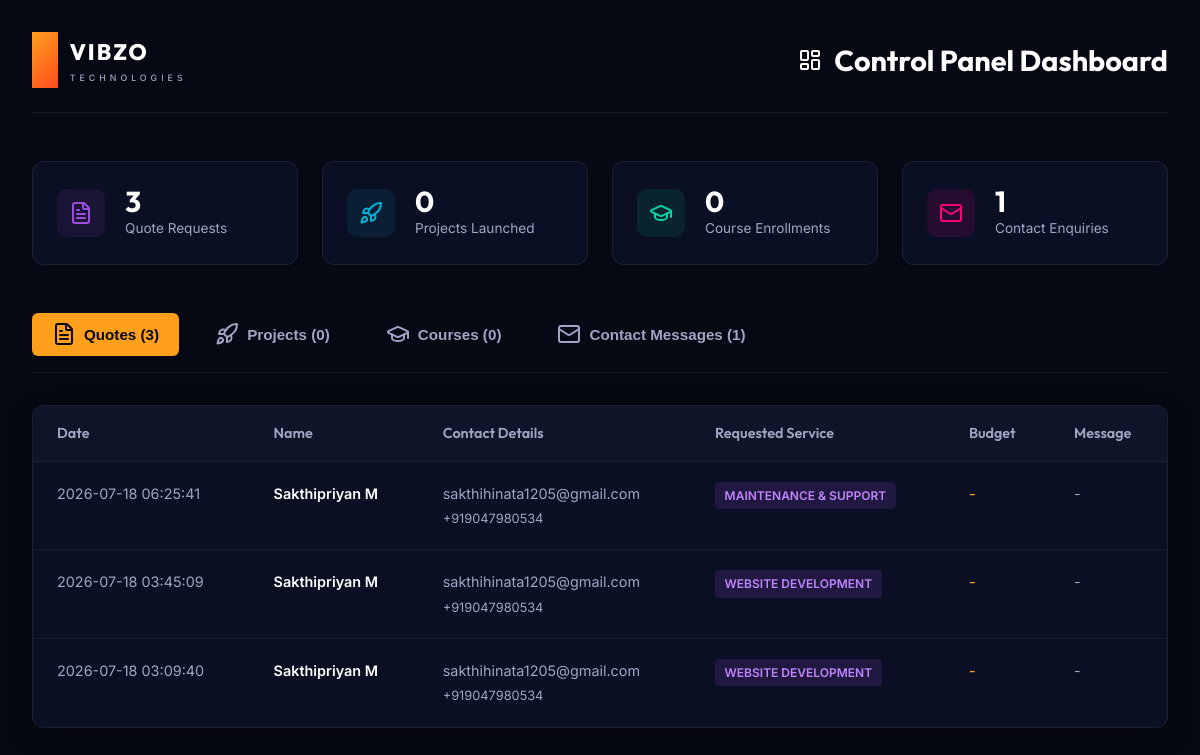
The page /admin on the database its author committed.
### tables this page shows
CREATE TABLE quotes (
        id INTEGER PRIMARY KEY AUTOINCREMENT,
        name TEXT NOT NULL,
        email TEXT NOT NULL,
        phone TEXT,
        service TEXT,
        message TEXT,
        budget TEXT,
        created_at TIMESTAMP DEFAULT CURRENT_TIMESTAMP
    );

### app.py (the view)
@app.route('/admin')
def admin():
    conn = get_db_connection()
    cursor = conn.cursor()
    quotes = cursor.execute('SELECT * FROM quotes ORDER BY created_at DESC').fetchall()
    contacts = cursor.execute('SELECT * FROM contacts ORDER BY created_at DESC').fetchall()
    projects = cursor.execute('SELECT * FROM projects ORDER BY created_at DESC').fetchall()
    courses = cursor.execute('SELECT * FROM course_registrations ORDER BY created_at DESC').fetchall()
    conn.close()
    return render_template('admin.html', quotes=quotes, contacts=contacts, projects=projects, courses=courses)

### app.py (called while the page is built)
def get_db_connection():
    conn = sqlite3.connect(DB_PATH)
    conn.row_factory = sqlite3.Row
    return conn

### templates/admin.html (shortened to what this page needs)
<!DOCTYPE html>
<html lang="en">
<head>
</head>
<body>
    <header class="header">
        <a href="/" class="logo">
            <span class="logo-v">V</span>
            <div>
                <span class="logo-title">VIBZO</span>
                <span class="logo-subtitle">TECHNOLOGIES</span>
            </div>
        </a>
        <div class="dashboard-title">
            <i data-lucide="layout-dashboard"></i>
            <span>Control Panel Dashboard</span>
        </div>
    </header>
    <section class="stats-summary">
        <div class="summary-card">
            <div class="summary-icon quotes">
                <i data-lucide="file-text"></i>
            </div>
            <div class="summary-data">
                <h3>{{ quotes|length }}</h3>
                <p>Quote Requests</p>
            </div>
        </div>
        <div class="summary-card">
            <div class="summary-icon projects">
                <i data-lucide="rocket"></i>
            </div>
            <div class="summary-data">
                <h3>{{ projects|length }}</h3>
                <p>Projects Launched</p>
            </div>
        </div>
        <div class="summary-card">
            <div class="summary-icon courses">
                <i data-lucide="graduation-cap"></i>
            </div>
            <div class="summary-data">
                <h3>{{ courses|length }}</h3>
                <p>Course Enrollments</p>
            </div>
        </div>
        <div class="summary-card">
            <div class="summary-icon contacts">
                <i data-lucide="mail"></i>
            </div>
            <div class="summary-data">
                <h3>{{ contacts|length }}</h3>
                <p>Contact Enquiries</p>
            </div>
        </div>
    </section>
    <div class="tabs">
        <button class="tab-btn active" onclick="switchTab(event, 'tabQuotes')">
            <i data-lucide="file-text"></i> Quotes ({{ quotes|length }})
        </button>
        <button class="tab-btn" onclick="switchTab(event, 'tabProjects')">
            <i data-lucide="rocket"></i> Projects ({{ projects|length }})
        </button>
        <button class="tab-btn" onclick="switchTab(event, 'tabCourses')">
            <i data-lucide="graduation-cap"></i> Courses ({{ courses|length }})
        </button>
        <button class="tab-btn" onclick="switchTab(event, 'tabContacts')">
            <i data-lucide="mail"></i> Contact Messages ({{ contacts|length }})
        </button>
    </div>
    <div id="tabQuotes" class="tab-content active">
        <div class="table-container">
            {% if quotes %}
            <table>
                <thead>
                    <tr>
                        <th>Date</th>
                        <th>Name</th>
                        <th>Contact Details</th>
                        <th>Requested Service</th>
                        <th>Budget</th>
                        <th>Message</th>
                    </tr>
                </thead>
                <tbody>
                    {% for q in quotes %}
                    <tr>
                        <td>{{ q.created_at }}</td>
                        <td style="font-weight: 600; color: #fff;">{{ q.name }}</td>
                        <td>
                            <div>{{ q.email }}</div>
                            <div style="font-size: 0.8rem; margin-top: 4px;">{{ q.phone or '-' }}</div>
                        </td>
                        <td><span class="tag tag-service">{{ q.service }}</span></td>
                        <td style="color: var(--color-orange); font-weight: 500;">{{ q.budget or '-' }}</td>
                        <td style="max-width: 350px;">{{ q.message or '-' }}</td>
                    </tr>
                    {% endfor %}
                </tbody>
            </table>
            {% else %}
            <div class="empty-state">
                <i data-lucide="folder-open"></i>
                <p>No quote requests received yet.</p>
            </div>
            {% endif %}
        </div>
    </div>
</body>
</html>

### templates/admin.html (style rules this page uses)
:root { --bg-primary: #060813; --bg-secondary: #0b0f24; --bg-card: rgba(11, 15, 36, 0.7); --border-color: rgba(255, 255, 255, 0.07); --text-primary: #ffffff; --text-secondary: #a0a5c4; --text-muted: #6b7294; --color-orange: #ff9f1c; --color-blue: #00b4d8; --color-purple: #9d4edd; --color-pink: #ff007f; --color-green: #06d6a0; --font-primary: 'Inter', sans-serif; --font-display: 'Outfit', sans-serif; }
* { box-sizing: border-box; margin: 0; padding: 0; }
body { background-color: var(--bg-primary); color: var(--text-primary); font-family: var(--font-primary); line-height: 1.6; padding: 2rem; }
.header { display: flex; justify-content: space-between; align-items: center; margin-bottom: 3rem; border-bottom: 1px solid var(--border-color); padding-bottom: 1.5rem; }
.logo { display: flex; align-items: center; gap: 0.75rem; text-decoration: none; color: inherit; }
.logo-v { font-family: var(--font-display); font-size: 2.2rem; font-weight: 900; background: linear-gradient(135deg, var(--color-orange) 0%, #ff4b1f 100%); -webkit-text-fill-color: transparent; }
.logo-title { font-family: var(--font-display); font-size: 1.4rem; font-weight: 800; letter-spacing: 2px; }
.logo-subtitle { font-size: 0.55rem; letter-spacing: 4px; color: var(--text-secondary); font-weight: 500; display: block; }
.dashboard-title { font-family: var(--font-display); font-size: 1.8rem; font-weight: 700; display: flex; align-items: center; gap: 0.75rem; }
.stats-summary { display: grid; grid-template-columns: repeat(4, 1fr); gap: 1.5rem; margin-bottom: 3rem; }
.summary-card { background: var(--bg-secondary); border: 1px solid var(--border-color); border-radius: 12px; padding: 1.5rem; display: flex; align-items: center; gap: 1.25rem; }
.summary-icon { width: 48px; height: 48px; border-radius: 10px; display: flex; align-items: center; justify-content: center; }
.summary-icon.quotes { background: rgba(157, 78, 221, 0.1); color: var(--color-purple); }
.summary-icon.projects { background: rgba(0, 180, 216, 0.1); color: var(--color-blue); }
.summary-icon.courses { background: rgba(6, 214, 160, 0.1); color: var(--color-green); }
.summary-icon.contacts { background: rgba(255, 0, 127, 0.1); color: var(--color-pink); }
.summary-data h3 { font-size: 1.8rem; font-family: var(--font-display); line-height: 1.1; }
.summary-data p { font-size: 0.85rem; color: var(--text-secondary); }
.tabs { display: flex; gap: 1rem; margin-bottom: 2rem; border-bottom: 1px solid var(--border-color); padding-bottom: 1rem; }
.tab-btn { background: transparent; color: var(--text-secondary); border: none; padding: 0.6rem 1.25rem; font-size: 0.95rem; font-weight: 600; border-radius: 6px; cursor: pointer; display: flex; align-items: center; gap: 0.5rem; transition: all 0.2s; }
.tab-btn.active { color: #060813; background: var(--color-orange); }
.tab-content { display: none; }
.tab-content.active { display: block; }
.table-container { background: var(--bg-secondary); border: 1px solid var(--border-color); border-radius: 12px; overflow-x: auto; box-shadow: 0 10px 30px rgba(0,0,0,0.2); }
table { width: 100%; border-collapse: collapse; text-align: left; font-size: 0.9rem; }
th { background: rgba(255,255,255,0.02); color: var(--text-secondary); font-weight: 600; padding: 1rem 1.5rem; border-bottom: 1px solid var(--border-color); font-family: var(--font-display); }
td { padding: 1.25rem 1.5rem; border-bottom: 1px solid var(--border-color); color: var(--text-secondary); vertical-align: top; }
tr:last-child td { border-bottom: none; }
.tag { display: inline-block; padding: 0.25rem 0.6rem; border-radius: 4px; font-size: 0.75rem; font-weight: 600; text-transform: uppercase; }
.tag-service { background: rgba(157, 78, 221, 0.15); color: #c084fc; }

### rows shown on the page
quotes: created_at "2026-07-18 06:25:41", name "Sakthipriyan M", email "sakthihinata1205@gmail.com", phone "+919047980534", service "MAINTENANCE & SUPPORT", budget "-", message "-"
quotes: created_at "2026-07-18 03:45:09", name "Sakthipriyan M", email "sakthihinata1205@gmail.com", phone "+919047980534", service "WEBSITE DEVELOPMENT", budget "-", message "-"
quotes: created_at "2026-07-18 03:09:40", name "Sakthipriyan M", email "sakthihinata1205@gmail.com", phone "+919047980534", service "WEBSITE DEVELOPMENT", budget "-", message "-"

### other values the page prints
{{ quotes|length }} "3"
{{ projects|length }} "0"
{{ courses|length }} "0"
{{ contacts|length }} "1"
